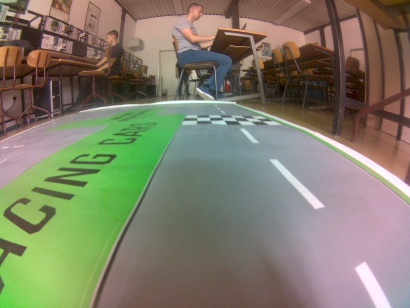
#> input picture carnd-p01-simple-lanes/test_images/2.jpg, 410 x 308 px
$ jupyter execute --allow-errors P1.ipynb   (shell and % lines are left out)   (older library calls are emulated)
#> lines starting #> are read from the running program, lines starting #| are printed output that depends on the picture; after the words box and inside, x2 and y2 are one past the last pixel; in counts of white or black regions, pixels touching at a corner belong together
[cell 1]
#importing some useful packages
import matplotlib.pyplot as plt
import matplotlib.image as mpimg
import numpy as np
import math
import os
import cv2

[cell 2]
def grayscale(img):
    """Applies the Grayscale transform
    This will return an image with only one color channel
    but NOTE: to see the returned image as grayscale
    (assuming your grayscaled image is called 'gray')
    you should call plt.imshow(gray, cmap='gray')"""
    return cv2.cvtColor(img, cv2.COLOR_RGB2GRAY)
    # Or use BGR2GRAY if you read an image with cv2.imread()
    # return cv2.cvtColor(img, cv2.COLOR_BGR2GRAY)

def canny(img, low_threshold, high_threshold):
    """Applies the Canny transform"""
    return cv2.Canny(img, low_threshold, high_threshold)

def gaussian_blur(img, kernel_size):
    """Applies a Gaussian Noise kernel"""
    return cv2.GaussianBlur(img, (kernel_size, kernel_size), 0)

# [93 lines left out: functions region_of_interest, draw_region_of_interest, draw_lines, not called in this run]

def average_line(lines):
    # takes a list of lines
    # each line: [slope, intercept]
    # returns average slope and intercept
    slope = sum(l[0] for l in lines) / len(lines)
    intercept = sum(l[1] for l in lines) / len(lines)
    return (slope, intercept)

def get_x(y, slope, intercept):
    # calculates x coord for a given y coord
    return int((y - intercept) / slope)

def hough_lines(img, ρ, θ, α, min_line_len, max_line_gap):
    """
    `img` should be the output of a Canny transform.

    Returns an image with hough lines drawn.
    ------
    Parameters:
    ρ [rho]
    θ [theta]
    α [threshold]
    """
    lines = cv2.HoughLinesP(img, ρ, θ, α, np.array([]), minLineLength=min_line_len, maxLineGap=max_line_gap)
    line_img = np.zeros((img.shape[0], img.shape[1], 3), dtype=np.uint8)
    line_img,pot_lines = draw_lines_new(line_img, lines)
    return line_img,pot_lines

# Python 3 has support for cool math symbols.

def weighted_img(img, initial_img, α=0.8, β=1., λ=0.):
    """
    `img` is the output of the hough_lines(), An image with lines drawn on it.
    Should be a blank image (all black) with lines drawn on it.

    `initial_img` should be the image before any processing.

    The result image is computed as follows:

    initial_img * α + img * β + λ
    NOTE: initial_img and img must be the same shape!
    """
    return cv2.addWeighted(initial_img, α, img, β, λ)

def get_line_params(line):
    # receives a vector of [x1, y1, x2, y2] and returns a slope, intercept
    x1 = line[0]
    y1 = line[1]
    x2 = line[2]
    y2 = line[3]
    x = [x1, x2]
    y = [y1, y2]
    slope, intercept = np.polyfit(x, y, deg=1)
    return slope, intercept

# to define region of interest as proportion of image
vert_coef = 0.35
hor_coef = 0.28
def get_roi_vertices(image, vert_coef=0.35, hor_up=0.28, hor_down=0):#voa e od po4
    '''
    this routine returns 4 vertices of the area in front of the car
    for top-down view perspective warp
    '''
    # finding the best region of interest
    y_size, x_size = image.shape[:2]

    # proportion of vertical size before upper line of ROI starts (starting from top)
    v_coef = vert_coef
    v_down = 0.95
    # proportion of horizontal size before upper left point of ROI (starting from left)
    up_left_coef = hor_up
    # proportion of horizontal size before upper right point of ROI (starting from left)
    up_right_coef = 1 - up_left_coef

    low_left_coef = hor_down
    low_right_coef = 1 - low_left_coef

    # defining tuple of 4 points of ROI
    low_left_point = [x_size * low_left_coef, y_size * v_down]
    low_right_point = [x_size * low_right_coef, y_size * v_down]
    up_left_point = [x_size * up_left_coef, y_size * v_coef]
    up_right_point = [x_size * up_right_coef, y_size * v_coef]

    # defining a poly (first and last points are the same to close the poly)
    verts = np.array( [up_left_point, up_right_point, low_right_point, low_left_point], dtype=np.float32)
    verts = np.reshape(verts, (4,1,2))
    return verts
def plotz(img, cmap='gray'):
    plt.imshow(img, cmap=cmap)
    plt.show()
def corners_unwarp(img, vert_coef=0.35, hor_up=0.28, hor_down=0):
    # def corners_unwarp(img, vert_coef=0.63, hor_coef=0.444):
    '''
    this routine unwarps area in front of car into top-down view
    it returns warped image as well as warm and unwarp matrices
    '''
    # `o` is offset (was used in classroom example)
    off_l = 0.0
    off_r = 1 - off_l
    o = 0
    # grab the image shape
    width = img.shape[0]
    height = img.shape[1]
    src = get_roi_vertices(img, vert_coef, hor_up, hor_down)
    # destination points are corners of output image
    dst = np.float32([[o,width * off_l], [height-o,width * off_l], [height-o,width * off_r], [o,width * off_r]])
    dst = np.reshape(dst, (4,1,2))
    # given src and dst points, calculate the perspective transform matrix and inverse
    M = cv2.getPerspectiveTransform(src, dst)
    Minv = cv2.getPerspectiveTransform(dst, src)
    # Warp the image using OpenCV warpPerspective()
    warped = cv2.warpPerspective(img, M, (height, width))

    # Return the resulting image and matrix
    return warped, M, Minv

[cell 3]
DIM=(410, 308)
K=np.array([[171.0979583888746, 0.0, 203.832157593343], [0.0, 169.87861660728842, 152.47239113949564], [0.0, 0.0, 1.0]])
D=np.array([[-0.008369503627831692], [-0.07768839820625655], [0.10177033308737245], [-0.04056049534190911]])

[cell 4]
def grouper(iterable,treshold = 60):
    prev = None
    group = []
    for slope,item in iterable:
        if prev is None or item - prev <= treshold:# treshold for grouping numbers 50 e za poveke
            group.append((slope,item))
        else:
            yield group
            group = [(slope,item)]
        prev = item
    if group:
        yield group


def draw_lines_new(image, lines, color=[0, 255, 0], thickness=5, debug=True):
    img = np.copy(image)
    # points for lines
    ysize = img.shape[0]
    xsize = img.shape[1]
    potental_lines = []

    lines_params = np.array([get_line_params(line[0]) for line in lines])
    sorted_lines_params = lines_params[lines_params[:, 1].argsort()]

    grouped_lines = [average_line(grouped_lines) for grouped_lines in grouper(sorted_lines_params)]
    group_treshold = 50
    while len(grouped_lines)<=1:
        if group_treshold == 10:
            if debug:
                for line in lines: cv2.line(img, (line[0][0], line[0][1]), (line[0][2], line[0][3]), [255,255,0], 2)
            return img,potental_lines
        grouped_lines = [average_line(grouped_lines) for grouped_lines in grouper(sorted_lines_params,group_treshold)]
        group_treshold -= 10

    is_dahed_lines = [dash_line_test(th1,grouped_line[0],grouped_line[1]) for grouped_line in grouped_lines]
    cnt = 2
    while True not in is_dahed_lines:
        if cnt == 0:
            if debug:
                for line in lines: cv2.line(img, (line[0][0], line[0][1]), (line[0][2], line[0][3]), [255,255,0], 2)
            return img,potental_lines
        is_dahed_lines = [dash_line_test(th1,grouped_line[0],grouped_line[1],step = cnt) for grouped_line in grouped_lines]
        cnt -= 1


    dashed_line = grouped_lines.pop(is_dahed_lines.index(True))
    x_dashed_line = get_x(ysize//2, dashed_line[0], dashed_line[1])
    x_grouped_lines_diff = [get_x(ysize//2, grouped_line[0], grouped_line[1]) - x_dashed_line for grouped_line in grouped_lines]

    left_line_diff,right_line_diff = xsize,xsize
    for x_diff in x_grouped_lines_diff:
        if x_diff < 0 and abs(left_line_diff) > abs(x_diff):
            left_line_diff = x_diff
        elif x_diff > 0 and right_line_diff > x_diff:
            right_line_diff = x_diff

    left_line  = grouped_lines.pop(x_grouped_lines_diff.index(left_line_diff)) if left_line_diff != xsize else None
    right_line = grouped_lines.pop(x_grouped_lines_diff.index(right_line_diff)) if right_line_diff != xsize else None

    for index,line in enumerate([dashed_line,left_line,right_line]):
        if line:
            right_line_slope, right_line_intercept = line
            potental_lines.append((right_line_slope, right_line_intercept))
            right_y1 = ysize
            right_x1 = get_x(right_y1, right_line_slope, right_line_intercept)
            right_y2 = 0
            right_x2 = get_x(right_y2, right_line_slope, right_line_intercept)
            # plot them
            cv2.line(img, (right_x1, right_y1), (right_x2, right_y2), (0,0,255) if index == 0 else color, thickness)

    if debug:
        for group_line in grouped_lines:
            right_line_slope, right_line_intercept = group_line
            potental_lines.append((right_line_slope, right_line_intercept))
            right_y1 = ysize
            right_x1 = get_x(right_y1, right_line_slope, right_line_intercept)
            right_y2 = 0
            right_x2 = get_x(right_y2, right_line_slope, right_line_intercept)
            # plot them
            cv2.line(img, (right_x1, right_y1), (right_x2, right_y2), (255,0,0), thickness)

        for line in lines: cv2.line(img, (line[0][0], line[0][1]), (line[0][2], line[0][3]), [255,255,0], 2)

    return img,potental_lines

[cell 5]
def dash_line_test(image, slope, intercept, step=3, treshold=2, debug=False):
    global final_img
    last_color = []
    changes = 0
    line_filter = 0
    dir = None # True is up
    for y_test in range(image.shape[0]-1,step,-step):
        x_test = get_x(y_test, slope, intercept)
        if  x_test < 0 or image.shape[1] < x_test:
            continue
        current_color = image[y_test-treshold:y_test+treshold,x_test-treshold:x_test+treshold].mean()
        if debug:
            print(y_test, current_color)
        if not last_color:
            last_color.append(current_color)
            continue
        line_filter +=1
        if abs(last_color[-1] - current_color) > 200:
            if dir != (last_color[-1] - current_color < 0) and line_filter > 2:
                last_color.append(current_color)
                line_filter = 0
                changes+=1
                dir != dir
    if debug:
        print(last_color)
    return changes > 2
def draw_car_direction(image,color=[0,255,255],thickness=6):
    img = np.copy(image)
    ysize = img.shape[0]
    xsize = img.shape[1]
    cv2.line(img, (xsize//2, 0), (xsize//2, ysize), color, thickness)
    return img
# [8 lines left out: function line_intersection_with_border, not called in this run]
def top_down_view(image,lines):
    # zakrepeno malku
    off_l = 0.0
    off_r = 1 - off_l
    o = 0
    # grab the image shape
    width = image.shape[1]
    height = image.shape[0]
    src  = np.float32([ line_intersection_with_border(lines[1],width,height)[0],
                        line_intersection_with_border(lines[0],width,height)[0],
                        line_intersection_with_border(lines[0],width,height)[1],
                        line_intersection_with_border(lines[1],width,height)[1]])
    src = np.reshape(src, (4,1,2))
    # destination points are corners of output image
    dst = np.float32([[o,width * off_l], [height-o,width * off_l], [height-o,width * off_r], [o,width * off_r]])
    dst = np.reshape(dst, (4,1,2))
    # given src and dst points, calculate the perspective transform matrix and inverse
    M = cv2.getPerspectiveTransform(src, dst)
    Minv = cv2.getPerspectiveTransform(dst, src)
    # Warp the image using OpenCV warpPerspective()
    warped = cv2.warpPerspective(image, M, (height, width))

    # Return the resulting image and matrix
    return warped, M, Minv

[cell 6]
# applying pipeline to test images and saving them
im_path = r'C:\Users\vase_\Downloads\jetbot-nano\carnd-p01-simple-lanes\test_images_otput'
im_name = '2.jpg'
test_img = mpimg.imread("test_images/" + im_name)
#> test_img is the input picture: shape (308, 410, 3); mean R, G, B 128.5, 125.5, 105.5
#plotz(test_img)
map1, map2 = cv2.fisheye.initUndistortRectifyMap(K, D, np.eye(3), K, DIM, cv2.CV_16SC2)
undistorted_img = cv2.remap(test_img, map1, map2, interpolation=cv2.INTER_LINEAR, borderMode=cv2.BORDER_CONSTANT)[110:,:]
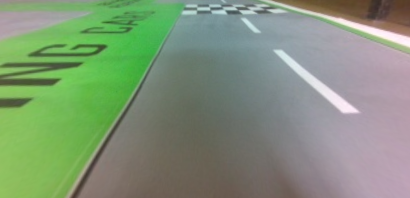
#> undistorted_img: shape (198, 410, 3); mean R, G, B 129.1, 147.7, 120.3
#plotz(undistorted_img)
plt.imsave(os.path.join(im_path, "step0.jpg") , undistorted_img)
verts = get_roi_vertices(undistorted_img)
#> verts = [[114.8, 69.3], [295.2, 69.3], [410, 188.1], [0, 188.1]]
t = 90
# convert to grayscale
gray_img = grayscale(undistorted_img)
#> in grayscale, `return cv2.cvtColor(img, cv2.COLOR_RGB2GRAY)`:
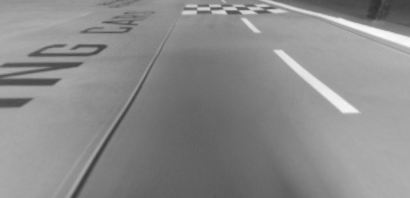
#> returned value: shape (198, 410); min 47, max 250, mean 139
plotz(gray_img)
plt.imsave(os.path.join(im_path, "step1.jpg") , gray_img, cmap='gray')
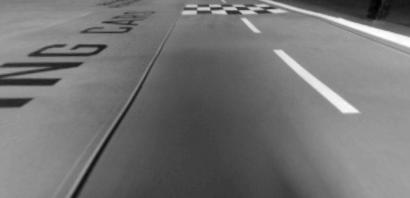
#> saved as step1.jpg: shape (198, 410, 3); min 0, max 255, mean 115.4
# apply blur
blurred_img = gaussian_blur(gray_img, 5)
#plotz(blurred_img)
plt.imsave(os.path.join(im_path, "step2.jpg") , blurred_img, cmap='gray')
# top down vuie bipass
binary, warp_mtx, unwarp_mtx = corners_unwarp(blurred_img)
#> in corners_unwarp, `src = get_roi_vertices(img, vert_coef, hor_up, hor_down)`: src has the same summary as verts outside corners_unwarp
#> in corners_unwarp, `M = cv2.getPerspectiveTransform(src, dst)`: M = [[8.82, 8.53, -1603.8], [1.66e-15, 14.71, -1019.1], [5.43e-18, 0.0416, 1]]
#> in corners_unwarp, `Minv = cv2.getPerspectiveTransform(dst, src)`: Minv = [[0.44, -0.58, 114.8], [0, 0.068, 69.3], [0, -0.00283, 1]]
#> in corners_unwarp, `warped = cv2.warpPerspective(img, M, (height, width))`:
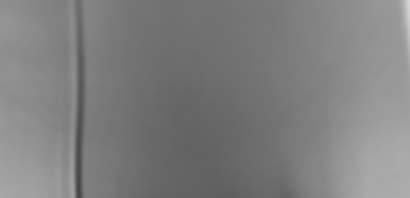
#> warped: shape (198, 410); min 70, max 215, mean 126.6
#> warp_mtx has the same summary as M in corners_unwarp; unwarp_mtx has the same summary as Minv in corners_unwarp
#plotz(binary)
plt.imsave(os.path.join(im_path, "step3.jpg") , binary, cmap='gray')
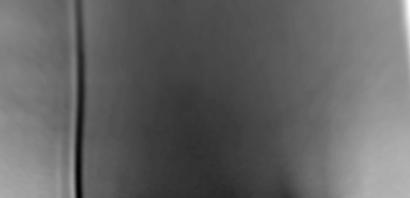
#> saved as step3.jpg: shape (198, 410, 3); min 0, max 253, mean 99.3
# treshold
_,th1 = cv2.threshold(blurred_img,180,255,cv2.THRESH_BINARY)
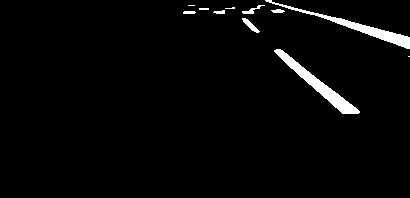
#> th1: shape (198, 410); 2.7% white; 11 white regions (3 under 20 px), largest, box (x1, y1, x2, y2) and area: (274, 49, 360, 114) 999, (265, 0, 410, 49) 891, (242, 18, 260, 33) 95
plotz(th1)
# canny image on top of blur
canny_img = canny(th1, t, t*2)
#> in canny, `return cv2.Canny(img, low_threshold, high_threshold)`:
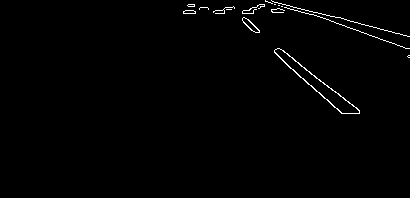
#> returned value: shape (198, 410); 0.98% white in thin lines or dots, all inside (x1, y1, x2, y2) = (183, 0, 410, 114)
plotz(canny_img)
plt.imsave(os.path.join(im_path, "step4.jpg") , canny_img, cmap='gray')
# apply ROI mask to canny
#masked_canny = region_of_interest(canny_img, verts)
#plotz(masked_canny)
#plt.imsave(os.path.join(im_path, "step5.jpg") , masked_canny, cmap='gray')
# get lines for canny
lines_canny_img,pot_lines = hough_lines(canny_img, 3, np.pi/180, 60, 40, 10)#50 so 100
#> in hough_lines, `lines = cv2.HoughLinesP(img, ρ, θ, α, np.array([]), minLineLength=min_..`: lines = [[278, 48, 356, 107], [274, 51, 334, 107], [308, 13, 366, 33], [297, 8, 349, 20], [300, 65, 359, 110]]
#> in draw_lines_new, `img = np.copy(image)`: img: shape (198, 410, 3); every value is 0
#> in draw_lines_new, `lines_params = np.array([get_line_params(line[0]) for line in lines])`: lines_params = [[0.756, -162.3], [0.933, -204.7], [0.345, -93.21], [0.231, -60.54], [0.763, -163.8]]
#> in draw_lines_new, `sorted_lines_params = lines_params[lines_params[:, 1].argsort()]`: sorted_lines_params = [[0.933, -204.7], [0.763, -163.8], [0.756, -162.3], [0.345, -93.21], [0.231, -60.54]]
#> in draw_lines_new, `grouped_lines = [average_line(grouped_lines) for grouped_lines in grou..`: grouped_lines = [(0.817, -176.9), (0.288, -76.87)]
#> after the loop in draw_lines_new, `while len(grouped_lines)<=1:`: group_treshold = 50
#> the loop in dash_line_test, `for y_test in range(image.shape[0]-1,step,-step):` made 65 passes
#> (x_test, current_color) on passes 14 to 25: (409, 0), (406, 0), (402, 0), (398, 0), (395, 0), (391, 0), (387, 0), (384, 0), (380, 0), (376, 0), (373, 0), (369, 0)
#> x_test on passes 1 to 6: 457, 453, 450, 446, 442, 439
#> after the loop in dash_line_test, `for y_test in range(image.shape[0]-1,step,-step):`: changes = 2; last_color = [0, 255, 0]; line_filter = 14
#> the loop in dash_line_test (call 2), `for y_test in range(image.shape[0]-1,step,-step):` made 65 passes
#> x_test on passes 1 to 12: 951, 941, 930, 920, 909, 899, 889, 878, 868, 857, 847, 836
#> in draw_lines_new, `is_dahed_lines = [dash_line_test(th1,grouped_line[0],grouped_line[1]) ..`: is_dahed_lines = [False, False]
#> the loop in draw_lines_new, `while True not in is_dahed_lines:` made 3 passes
#> (is_dahed_lines, cnt) on passes 1 to 2: ([False, False], 1), ([False, False], 0)
#> after the loop in draw_lines_new, `while True not in is_dahed_lines:`:
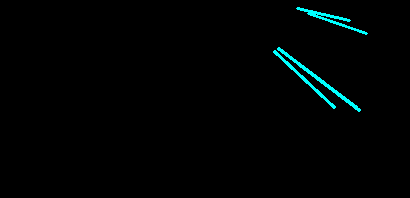
#> img: shape (198, 410, 3); mean of channels 0, 1, 2 3, 3, 0; drawn as B, G, R
#> after the loop in draw_lines_new, `while True not in is_dahed_lines:`: cnt = 0
#> in hough_lines, `line_img,pot_lines = draw_lines_new(line_img, lines)`: pot_lines = []
#> pot_lines = []
# get final image
final_img = draw_car_direction(weighted_img(lines_canny_img, undistorted_img))
#> in draw_car_direction, `cv2.line(img, (xsize//2, 0), (xsize//2, ysize), color, thickness)`:
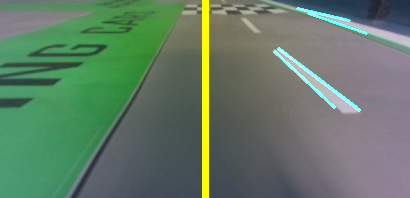
#> img: shape (198, 410, 3); mean of channels 0, 1, 2 103.1, 122.2, 99.1; drawn as B, G, R
plotz(final_img)
#> (the rest of this cell did not finish here and is left out)

plotz(topdown)
plt.imsave(os.path.join(im_path, "step6.jpg") , final_img)

[cell 7]
test_img_list = os.listdir("test_images/")
map1, map2 = cv2.fisheye.initUndistortRectifyMap(K, D, np.eye(3), K, DIM, cv2.CV_16SC2)
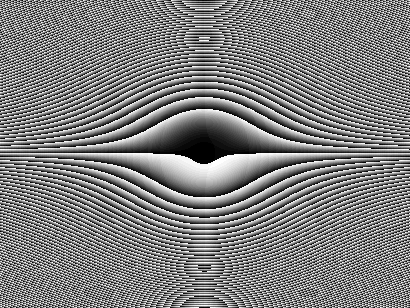
#> map2: shape (308, 410) uint16; min 0, max 1023, mean 509.2; drawn with min black and max white
for im_name in test_img_list[20:30]:
    test_img = mpimg.imread("test_images/" + im_name)
    undistorted_img = cv2.remap(test_img, map1, map2, interpolation=cv2.INTER_LINEAR, borderMode=cv2.BORDER_CONSTANT)[110:,:]
    gray_img = grayscale(undistorted_img)
    blurred_img = gaussian_blur(gray_img, 5)
    _,th1 = cv2.threshold(blurred_img,180,255,cv2.THRESH_BINARY)
    plotz(blurred_img)
    plotz(th1)
